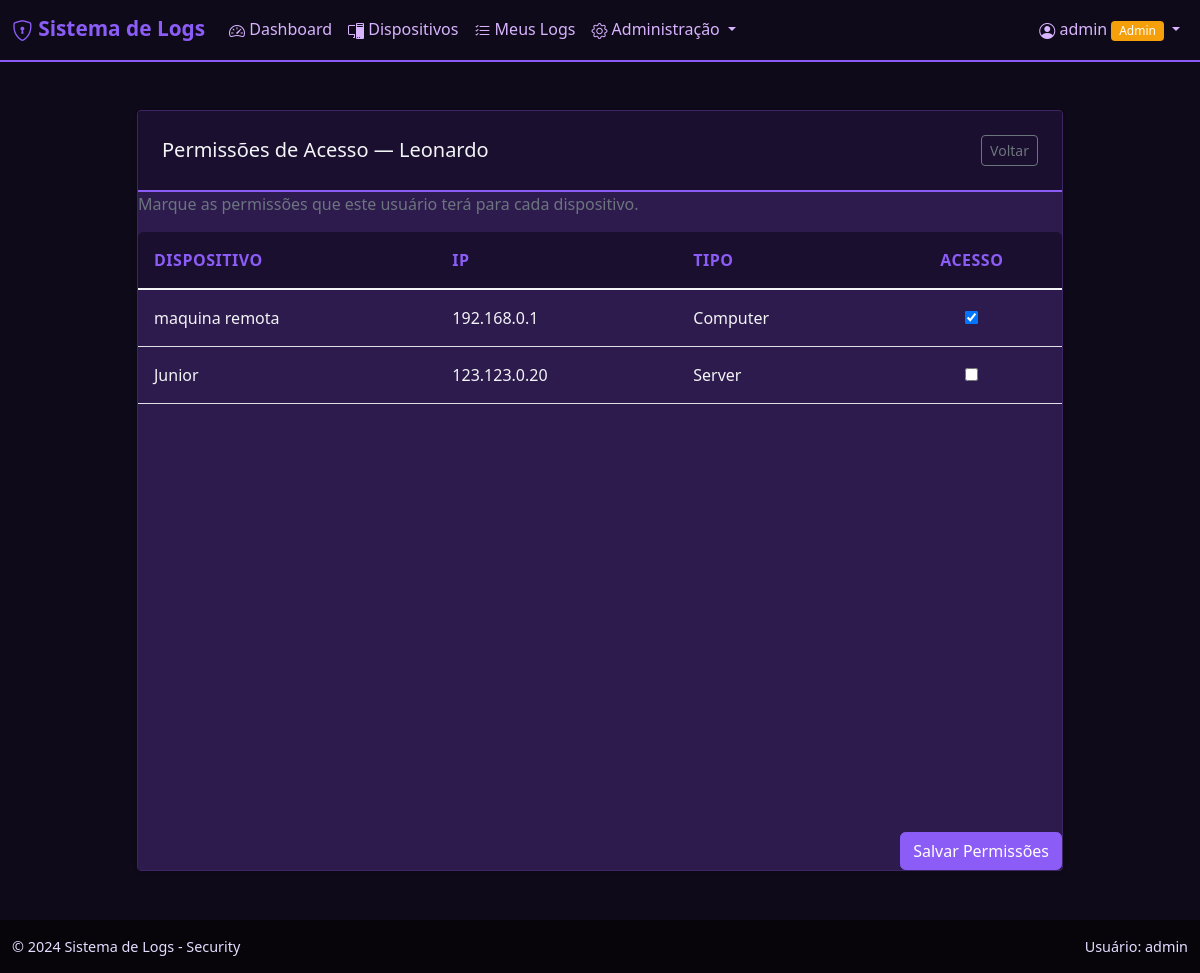
The page /admin/users/2/permissions (signed in) on the database its author committed.
### models.py (models this page shows)
class User(UserMixin, db.Model):
    id = db.Column(db.Integer, primary_key=True)
    username = db.Column(db.String(80), unique=True, nullable=False)
    email = db.Column(db.String(120), unique=True, nullable=False)
    password_hash = db.Column(db.String(255), nullable=False)
    role = db.Column(db.Enum(UserRole), default=UserRole.USER)
    created_at = db.Column(db.DateTime, default=get_brasilia_now)
    is_active = db.Column(db.Boolean, default=True)  # Usuário ativo ou desativado?
    user_permissions = db.relationship('UserPermission', backref='user', lazy=True, cascade='all, delete-orphan', foreign_keys='UserPermission.user_id')
    permissions_granted = db.relationship('UserPermission', backref='granted_by_user', lazy=True, foreign_keys='UserPermission.granted_by')
    logs = db.relationship('AccessLog', backref='user', lazy=True, cascade='all, delete-orphan')

class Device(db.Model):
    id = db.Column(db.Integer, primary_key=True)
    name = db.Column(db.String(100), nullable=False)
    ip_address = db.Column(db.String(45), nullable=False)  # IPv4 ou IPv6
    device_type = db.Column(db.Enum(DeviceType), nullable=False)
    description = db.Column(db.Text)  # Descrição livre do dispositivo
    location = db.Column(db.String(200))  # Localização física
    is_active = db.Column(db.Boolean, default=True)  # Dispositivo ativo ou inativo?
    created_at = db.Column(db.DateTime, default=get_brasilia_now)
    user_permissions = db.relationship('UserPermission', backref='device', lazy=True, cascade='all, delete-orphan')
    logs = db.relationship('AccessLog', backref='device', lazy=True, cascade='all, delete-orphan')

### blueprints/users.py (the view, shortened to what this page needs)
@users_bp.route('/users/<int:user_id>/permissions', methods=['GET', 'POST'])
@login_required
@admin_required
def user_permissions(user_id):
    user = User.query.get_or_404(user_id)
    devices = Device.query.all()
    user_permissions = {p.device_id: p for p in UserPermission.query.filter_by(user_id=user_id).all()}
    return render_template('user_permissions.html',
                         user=user,
                         devices=devices,
                         user_permissions=user_permissions)

### blueprints/users.py (called while the page is built)
def admin_required(func):
    from functools import wraps
    @wraps(func)
    def decorated_view(*args, **kwargs):
        if current_user.role != UserRole.ADMIN:
            flash('Acesso negado! Apenas administradores.', 'error')
            return redirect(url_for('main.dashboard'))
        return func(*args, **kwargs)
    return decorated_view

### templates/user_permissions.html
{% extends 'base.html' %}
{% block content %}
<div class="container mt-4">
  <div class="row justify-content-center">
    <div class="col-lg-10">
      <div class="card shadow-sm">
        <div class="card-header d-flex justify-content-between align-items-center">
          <h5 class="mb-0">Permissões de Acesso — {{ user.username }}</h5>
          <div>
            <a href="{{ url_for('users.users') }}" class="btn btn-sm btn-outline-secondary">Voltar</a>
          </div>
        </div>
        <div class="card-body">
          <form method="post" action="{{ url_for('users.user_permissions', user_id=user.id) }}">
            <p class="text-muted">Marque as permissões que este usuário terá para cada dispositivo.</p>
            <div class="table-responsive">
              <table class="table table-hover align-middle">
                <thead class="table-light">
                  <tr>
                    <th>Dispositivo</th>
                    <th>IP</th>
                    <th>Tipo</th>
                    <th class="text-center">Acesso</th>
                  </tr>
                </thead>
                <tbody>
                  {% for d in devices %}
                  {% set perm = user_permissions[d.id] if user_permissions and d.id in user_permissions else None %}
                  <tr>
                    <td>{{ d.name }}</td>
                    <td>{{ d.ip_address }}</td>
                    <td>{{ d.device_type.name.capitalize() }}</td>
                    <td class="text-center"><input type="checkbox" name="perm_{{ d.id }}" {% if perm %}checked{% endif %}></td>
                  </tr>
                  {% endfor %}
                </tbody>
              </table>
            </div>
            <div class="d-flex justify-content-end">
              <button type="submit" class="btn btn-primary">Salvar Permissões</button>
            </div>
          </form>
        </div>
      </div>
    </div>
  </div>
</div>
{% endblock %}

### templates/base.html (shortened to what this page needs)
<!DOCTYPE html>
<html lang="pt-BR">
<head>
    <link href="https://cdn.jsdelivr.net/npm/bootstrap@5.1.3/dist/css/bootstrap.min.css" rel="stylesheet">
    <link rel="stylesheet" href="https://cdn.jsdelivr.net/npm/bootstrap-icons@1.8.1/font/bootstrap-icons.css">
    <link href="{{ url_for('static', filename='css/style.css') }}" rel="stylesheet">
</head>
<body>
    <nav class="navbar navbar-expand-lg navbar-dark bg-dark">
        <div class="container-fluid">
            <a class="navbar-brand" href="{{ url_for('main.dashboard') }}">
                <i class="bi bi-shield-lock"></i> Sistema de Logs
            </a>
            <div class="collapse navbar-collapse" id="navbarNav">
                <ul class="navbar-nav me-auto">
                    {% if current_user.is_authenticated %}
                        <li class="nav-item">
                            <a class="nav-link" href="{{ url_for('main.dashboard') }}">
                                <i class="bi bi-speedometer2"></i> Dashboard
                            </a>
                        </li>
                        <li class="nav-item">
                            <a class="nav-link" href="{{ url_for('devices.devices') }}">
                                <i class="bi bi-pc-display"></i> Dispositivos
                            </a>
                        </li>
                        <li class="nav-item">
                            <a class="nav-link" href="{{ url_for('logs.logs') }}">
                                <i class="bi bi-list-check"></i> Meus Logs
                            </a>
                        </li>
                        {% if current_user.role.value == 'admin' %}
                        <li class="nav-item dropdown">
                            <a class="nav-link dropdown-toggle" href="#" id="adminDropdown" role="button" data-bs-toggle="dropdown">
                                <i class="bi bi-gear"></i> Administração
                            </a>
                        </li>
                        {% endif %}
                    {% endif %}
                </ul>
                <ul class="navbar-nav">
                    {% if current_user.is_authenticated %}
                    <li class="nav-item dropdown">
                        <a class="nav-link dropdown-toggle" href="#" id="userDropdown" role="button" data-bs-toggle="dropdown">
                            <i class="bi bi-person-circle"></i> {{ current_user.username }}
                            {% if current_user.role.value == 'admin' %}
                                <span class="badge bg-warning">Admin</span>
                            {% endif %}
                        </a>
                    </li>
                    {% else %}
                    <li class="nav-item">
                        <a class="nav-link" href="{{ url_for('auth.login') }}">Login</a>
                    </li>
                    {% endif %}
                </ul>
            </div>
        </div>
    </nav>
    <div class="container-fluid mt-4">
        {% block content %}{% endblock %}
    </div>
    <footer class="bg-dark text-light mt-5 py-3">
        <div class="container-fluid">
            <div class="row">
                <div class="col-md-6">
                    <p class="mb-0">&copy; 2024 Sistema de Logs - Security</p>
                </div>
                <div class="col-md-6 text-end">
                    <p class="mb-0">Usuário: {{ current_user.username if current_user.is_authenticated else 'Não logado' }}</p>
                </div>
            </div>
        </div>
    </footer>
</body>
</html>

### static/css/style.css (style rules this page uses)
:root { --primary-color: #1a0f2e; --secondary-color: #2d1b4e; --accent-color: #8b5cf6; --success-color: #10b981; --warning-color: #f59e0b; --danger-color: #ef4444; --light-color: #f3f4f6; --dark-color: #1a0f2e; }
body { background-color: #0f0a1a; font-family: 'Segoe UI', Tahoma, Geneva, Verdana, sans-serif; color: #f3f4f6; }
.card { box-shadow: 0 0.15rem 1.75rem 0 rgba(0, 0, 0, 0.5); border: 1px solid #3d2563; background-color: #1a0f2e; color: #f3f4f6; }
.card-header { background-color: #2d1b4e; border-bottom: 1px solid #3d2563; color: #f3f4f6; }
.card:has(.table) { background-color: #2d1b4e; box-shadow: 0 0.5rem 2rem 0 rgba(139, 92, 246, 0.2); }
.card:has(.table) .card-header { background-color: #1a0f2e; border-bottom: 2px solid #8b5cf6; padding: 1.5rem !important; }
.card:has(.table) .card-body { background-color: #2d1b4e; padding: 0; }
.card:has(.table) .table th { padding: 1rem; font-size: 1rem; }
.card:has(.table) .table td { padding: 1rem; font-size: 1rem; vertical-align: middle; }
.card:has(.table) .table-responsive { min-height: 600px; }
.navbar-brand { font-weight: 600; }
.navbar-dark .navbar-nav .nav-link { color: rgba(255, 255, 255, 0.9); }
.badge { font-weight: 500; }
.table th { border-top: none; font-weight: 600; text-transform: uppercase; font-size: 0.8rem; letter-spacing: 0.5px; background-color: #1a0f2e !important; color: #8b5cf6 !important; }
.table tbody tr { background-color: #2d1b4e; color: #f3f4f6; border-top: 1px solid #3d2563; }
.table tbody tr td { color: #f3f4f6; font-weight: 500; }
.table-light { background-color: #1a0f2e !important; }
.table-light th { color: #8b5cf6 !important; background-color: #1a0f2e !important; }
.table { color: #f3f4f6; }
.btn { font-weight: 500; border-radius: 0.35rem; }
.btn-sm { border-radius: 0.25rem; }
html, body { height: 100%; }
body { display: flex; flex-direction: column; }
.container-fluid { flex: 1; }
.table-responsive { border-radius: 0.35rem; }
.shadow-sm { box-shadow: 0 0.125rem 0.25rem rgba(0, 0, 0, 0.075) !important; }
.bi { vertical-align: -0.125em; }
footer.bg-dark.text-light, .site-footer, footer { background-color: #07040a !important; color: #e6ddff !important; padding: 1rem 0; border-top: 1px solid rgba(139,92,246,0.06); }
footer.bg-dark.text-light p, .site-footer p, footer p { margin: 0; color: #e6ddff !important; font-size: 0.9rem; }
.navbar-dark { background-color: #0f0a1a !important; border-bottom: 2px solid #8b5cf6; }
.navbar-dark .navbar-brand { color: #8b5cf6 !important; font-weight: 700; font-size: 1.3rem; }
.navbar-dark .nav-link { color: #d8b4fe !important; transition: color 0.2s ease; }
.btn-primary { background-color: #8b5cf6 !important; border-color: #8b5cf6 !important; }
.badge.bg-warning { background-color: #f59f0b !important; }

### rows shown on the page
User: username "admin", is_active+username "admin"
User: username "Leonardo"
Device: name "maquina remota", ip_address "192.168.0.1", device_type.name "Computer"
Device: name "Junior", ip_address "123.123.0.20", device_type.name "Server"
